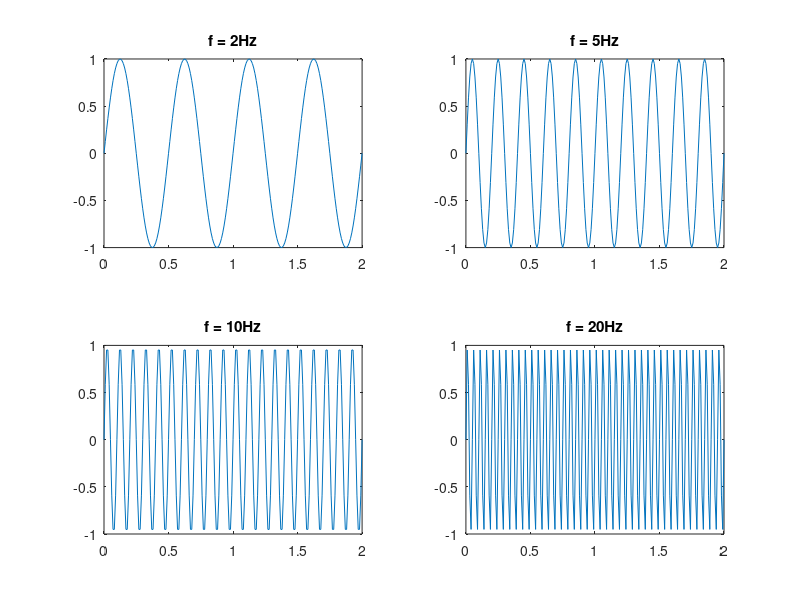

Here is the MATLAB script that generated this plot:
% Generate a script file which produces a sine wave with 2Hz, 5Hz, 10Hz and 20Hz frequencies on a single figure by using subplot command. Label the subplots with the relevant frequency to distinguish the signals clearly.

t = 0:0.01:2;
f1 = 2; f2 = 5; f3 = 10; f4 = 20;

subplot(2,2,1);
y1 = sin(2*pi*f1*t);
plot(t,y1);
title("f = 2Hz");

subplot(2,2,2);
y2 = sin(2*pi*f2*t);
plot(t,y2);
title("f = 5Hz");

subplot(2,2,3);
y3 = sin(2*pi*f3*t);
plot(t,y3);
title("f = 10Hz");

subplot(2,2,4);
y4 = sin(2*pi*f4*t);
plot(t,y4);
title("f = 20Hz");
